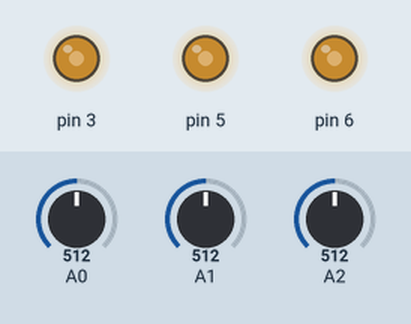
Simulated run of this sketch. Board: Arduino Uno, built with avr-gcc and run on an emulated ATmega328P. On the bench: output pins drawn as LEDs (lit = HIGH). Inputs (shaded band) come from the test bench; at power-on: A0 = 512, A1 = 512, A2 = 512.

Above: at 1.2 s.
1.3 s: A0 set to 716
At 2.0 s:
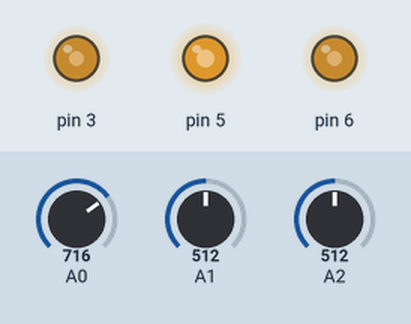
2.8 s: A1 set to 716
At 3.2 s:
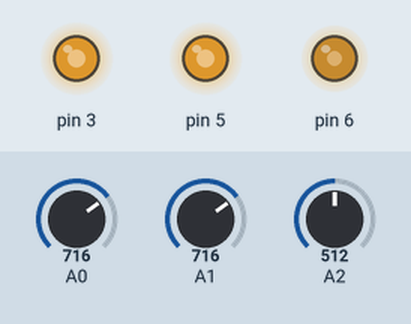
4.3 s: A2 set to 716
At 5.5 s:
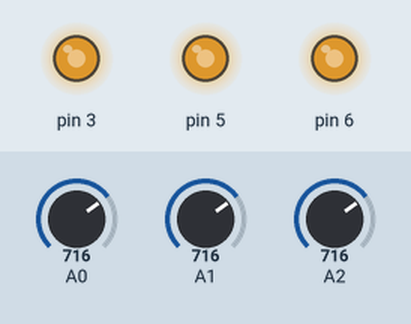
5.8 s: A0 set to 900
At 6.7 s:
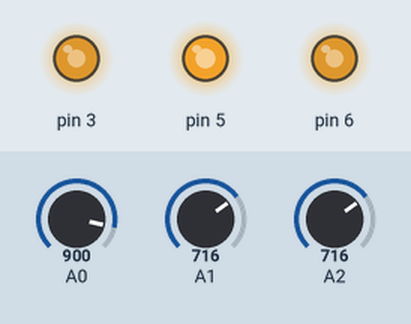
7.3 s: A1 set to 900
At 7.8 s:
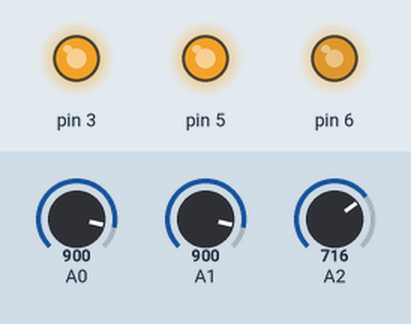
8.8 s: A2 set to 900
At 10.2 s:
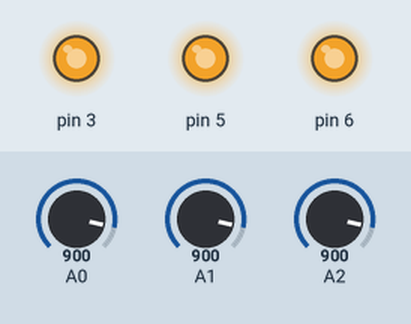
Timing chart, 0 to 11.3 s (numbered marks = the images above; inputs shaded):
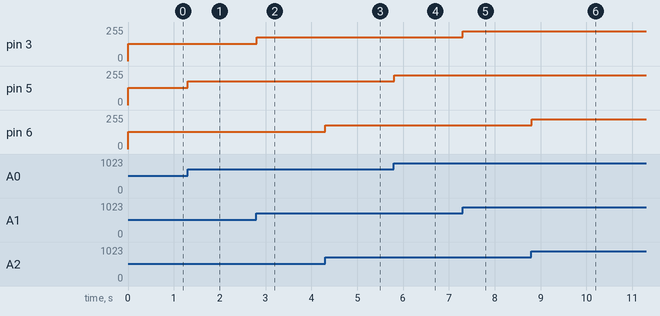

The sketch:

rgb_led_duino.ino
```cpp
/*
  rbg_led_duino

  Reads the analog inputs corresponding to the 3 pots.
  Generate PWM signals proportional to the button positions to drive
  the RGB channels.

*/

// Initialisation
void setup() {
  // Serial communication at 9600 bauds
  // Serial.begin(9600);
}

// Main loop
void loop() {
  // Read the input on analog pins:
  int pot_left_raw = analogRead(A1);
  int pot_center_raw = analogRead(A0);
  int pot_right_raw = analogRead(A2);

  // Print out the values on serial port
  // Serial.print("R: ");
  // Serial.print(pot_left_raw);
  // Serial.print(" | G: ");
  // Serial.print(pot_center_raw);
  // Serial.print(" | B: ");
  // Serial.println(pot_right_raw);

  analogWrite(3, pot_left_raw >> 2);
  analogWrite(5, pot_center_raw >> 2);
  analogWrite(6, pot_right_raw >> 2);

  delay(10);
}
```

Measured:
- after the input at 1.3 s, pin 5: 128/255 → 179/255 at once
- after the input at 2.8 s, pin 3: 128/255 → 179/255 at once
- after the input at 4.3 s, pin 6: 128/255 → 179/255 at once
- after the input at 5.8 s, pin 5: 179/255 → 225/255 at once
- after the input at 7.3 s, pin 3: 179/255 → 225/255 at once
- after the input at 8.8 s, pin 6: 179/255 → 225/255 at once
